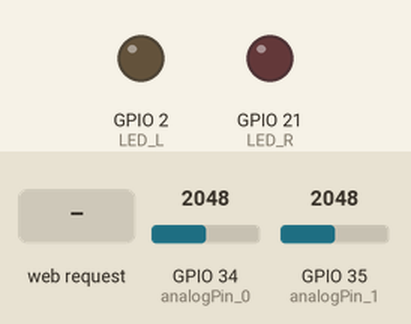
Bench run of a sketch on a simulated ESP32. On the bench: output pins drawn as LEDs (lit = HIGH). The test bench sets the inputs (shaded band); at power-on: GPIO 34 (analogPin_0) = 2048, GPIO 35 (analogPin_1) = 2048. What the sketch prints to the serial monitor is not drawn.

Above: at 1.2 s.
1.3 s: HTTP request GET /H received
At 1.6 s:
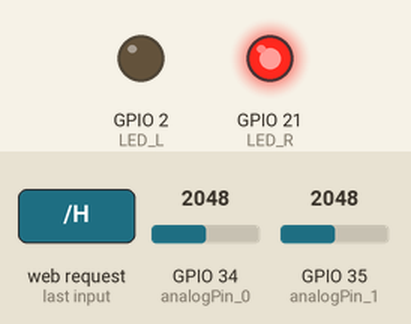
2.8 s: HTTP request GET /L received
At 3.9 s:
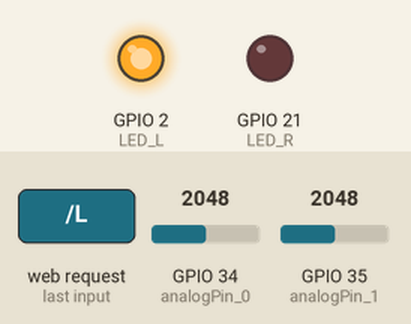
Timing chart, 0 to 5.8 s (numbered marks = the images above; inputs shaded):
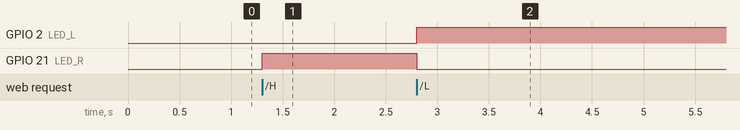

Measured:
- after the input at 1.3 s, GPIO 21 (LED_R): LOW → HIGH at once
- after the input at 2.8 s, GPIO 2 (LED_L): LOW → HIGH at once; GPIO 21 (LED_R): HIGH → LOW at once

The sketch:

WiFiAccessPoint-analogMic-sketch.ino
```cpp
/*
  WiFiAccessPoint.ino creates a WiFi access point and provides a web server on it.

  Steps:
  1. Connect to the access point "yourAp"
  2. Point your web browser to http://192.168.4.1/H to turn the LED on or http://192.168.4.1/L to turn it off
     OR
     Run raw TCP "GET /H" and "GET /L" on PuTTY terminal with 192.168.4.1 as IP address and 80 as port

  Created for arduino-esp32 on 04 July, 2018
  by Elochukwu Ifediora (fedy0)
*/
#include <Arduino.h>

#define array_size 500
#define analogPin_0 34
#define analogPin_1 35

#define LED_L 2
#define LED_R 21

#include <WiFi.h>
#include <WiFiClient.h>
#include <WiFiAP.h>

#define LED_BUILTIN 2   // Set the GPIO pin where you connected your test LED or comment this line out if your dev board has a built-in LED

// Set these to your desired credentials.
const char *ssid = "yourAP";
const char *password = "yourPassword";
int mic1_value;
int mic2_value;

int checkTime;
long long int prev = 0;

WiFiServer server(80);


void setup() {
  pinMode(LED_BUILTIN, OUTPUT);
  pinMode(LED_L, OUTPUT);
  pinMode(LED_R, OUTPUT);

  Serial.begin(115200);
  //Serial.println();
  //Serial.println("Configuring access point...");

  // You can remove the password parameter if you want the AP to be open.
  WiFi.softAP(ssid, password);
  IPAddress myIP = WiFi.softAPIP();
  //Serial.print("AP IP address: ");
  //Serial.println(myIP);
  server.begin();

  //Serial.println("Server started");
}

int i=0;

void loop() {
  WiFiClient client = server.available();   // listen for incoming clients

  mic1_value = analogRead(analogPin_0);
  mic2_value = analogRead(analogPin_1);

  Serial.println(mic1_value);

  /*Serial.print(mic1_value);
  Serial.print(" ");*/
  Serial.println(mic2_value);

  if (client) {                             // if you get a client,
    //Serial.println("New Client.");           // print a message out the serial port
    String currentLine = "";                // make a String to hold incoming data from the client
    while (client.connected()) {            // loop while the client's connected
      if (client.available()) {             // if there's bytes to read from the client,
        char c = client.read();             // read a byte, then
        Serial.write(c);                    // print it out the serial monitor
        if (c == '\n') {                    // if the byte is a newline character

          // if the current line is blank, you got two newline characters in a row.
          // that's the end of the client HTTP request, so send a response:
          if (currentLine.length() == 0) {
            // HTTP headers always start with a response code (e.g. HTTP/1.1 200 OK)
            // and a content-type so the client knows what's coming, then a blank line:
            client.println("HTTP/1.1 200 OK");
            client.println("Content-type:text/html");
            client.println();

            client.print("DIRECTION DETECTED");
            // the content of the HTTP response follows the header:
            //client.print("Click <a href=\"/L\">here</a> to turn OFF the LED.<br>");

            // The HTTP response ends with another blank line:
            client.println();
            // break out of the while loop:
            break;
          } else {    // if you got a newline, then clear currentLine:
            currentLine = "";
          }
        } else if (c != '\r') {  // if you got anything else but a carriage return character,
          currentLine += c;      // add it to the end of the currentLine
        }

        // Check to see if the client request was "GET /H" or "GET /L":
        if (currentLine.endsWith("GET /H")) {
          digitalWrite(LED_R, HIGH);               // GET /H turns the LED on
          digitalWrite(LED_L, LOW);
        }
        if (currentLine.endsWith("GET /L")) {
          digitalWrite(LED_R, LOW);                // GET /L turns the LED off
          digitalWrite(LED_L, HIGH);
        }
      }
    }
    // close the connection:
    client.stop();
    //Serial.println("Client Disconnected.");
  }
}
```
